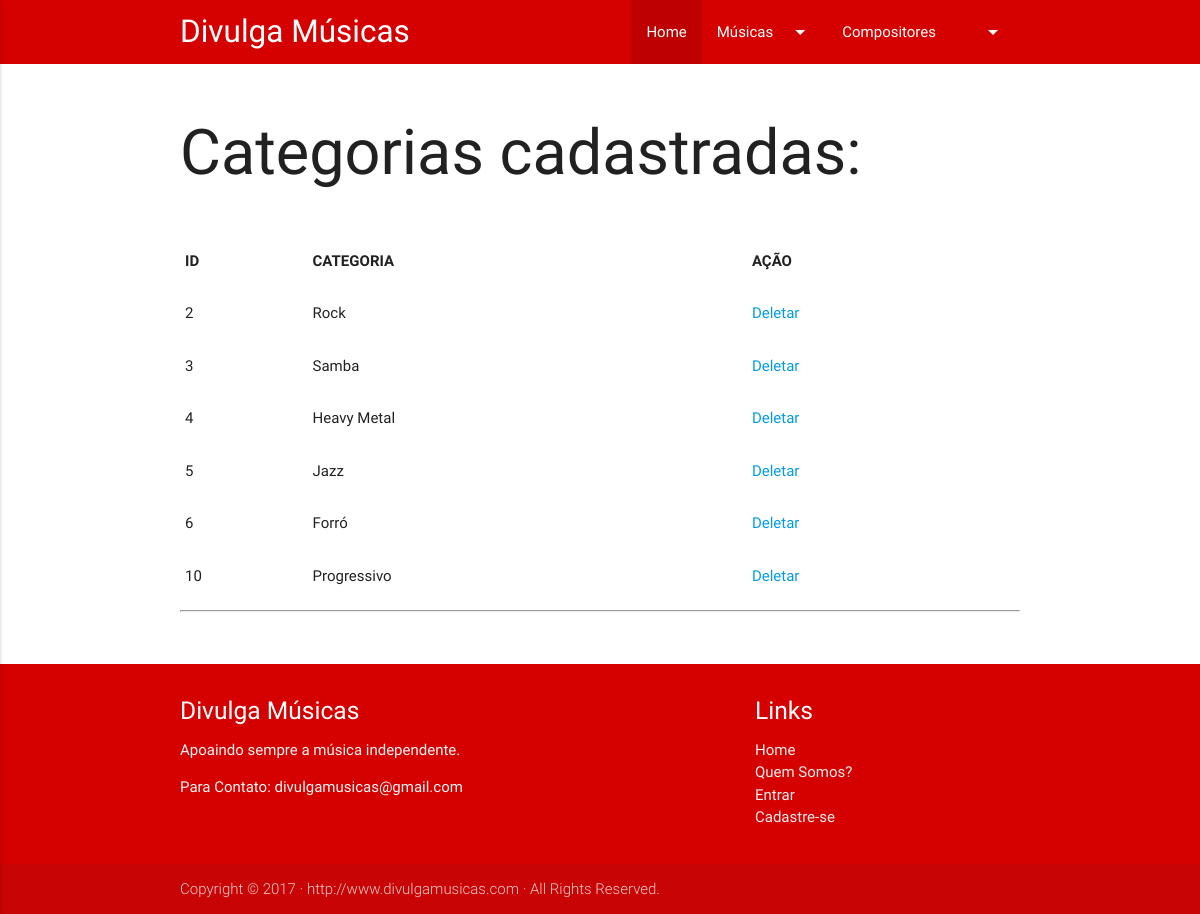
Page /ListarCategorias.php on the committed database.
### tables this page shows
CREATE TABLE IF NOT EXISTS `categoria` (
  `id` int(11) NOT NULL AUTO_INCREMENT,
  `categoria` varchar(45) NOT NULL,
  PRIMARY KEY (`id`)
);

### php/Categoria.php (the view, shortened to what this page needs)
<?php
class Categoria{
    public function conectar(){
    return new PDO ("mysql:host=localhost; dbname=tcc", "root", "");
}
     public function listar (){
    $con = $this->conectar();
    $sql = "select * from categoria";
    $dados = $con->query($sql);
    if($dados->rowCount() == 0){
    echo "<h1>Não há categorias cadastradas</h1>";
    }else{
    $tabela  ="<table border=\"1\">
    <tr>
        <th>ID</th>
        <th>CATEGORIA</th>
        <th>AÇÃO</th>
    </tr>";
    while($c = $dados->fetch(PDO::FETCH_OBJ)){
    $tabela .="<tr>
    <td>$c->id</td>
    <td>$c->categoria</td>
    <td><a href=\"php/Sistema_excluir.php?id=$c->id&op=exc&tipo=categoria\" onClick=\"return confirm('Deseja mesmo excluir essa categoria?')\">Deletar</a></td>
    </tr>";
    }
    $tabela .= "</table>";
    echo $tabela;
    }
}
}
?>

### rows in the picture
categoria: id "2", categoria "Rock"
categoria: id "3", categoria "Samba"
categoria: id "4", categoria "Heavy Metal"
categoria: id "5", categoria "Jazz"
categoria: id "6", categoria "Forró"
categoria: id "10", categoria "Progressivo"
